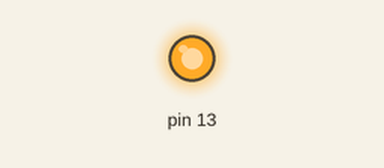
This sketch was run on a simulated Arduino Uno, built with avr-gcc and run on an emulated ATmega328P. Shown: output pins drawn as LEDs (lit = HIGH).

Above: at 0.2 s.
At 5.7 s:
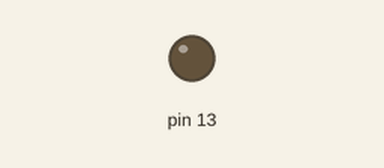
Timing chart, 0 to 13.0 s (numbered marks = the images above):
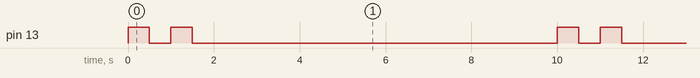

Measured:
- by itself, pin 13: repeats every 10.0 s: LOW 0.50 s, HIGH 0.50 s, LOW 8.5 s, HIGH 0.50 s
- by itself, everything shown: repeats every 10.0 s, in 4 steps

The sketch:

p2.ino
```cpp
// C++ code
//red led
void setup()
{
  pinMode(13, OUTPUT);
}

void loop()
{// led(L) open
  digitalWrite(13, HIGH);
  delay(500);

  digitalWrite(13, LOW);
  delay(500);

   digitalWrite(13, HIGH);
  delay(500);

  digitalWrite(13, LOW);
  delay(500);

  // green led

   digitalWrite(12, HIGH);
  delay(500);

  digitalWrite(12, LOW);
  delay(500);

    digitalWrite(12, HIGH);
  delay(500);

  digitalWrite(12, LOW);
  delay(500);

//yellow led

digitalWrite(11, HIGH);
  delay(500);
digitalWrite(11, LOW);
  delay(500);

digitalWrite(11, HIGH);
  delay(500);
digitalWrite(11, LOW);
  delay(500);

digitalWrite(11, HIGH);
  delay(500);
digitalWrite(11, LOW);
  delay(500);

digitalWrite(11, HIGH);
  delay(500);
digitalWrite(11, LOW);
  delay(500);

digitalWrite(11, HIGH);
  delay(500);
digitalWrite(11, LOW);
  delay(500);

digitalWrite(11, HIGH);
  delay(500);
digitalWrite(11, LOW);
  delay(500);


}
```
